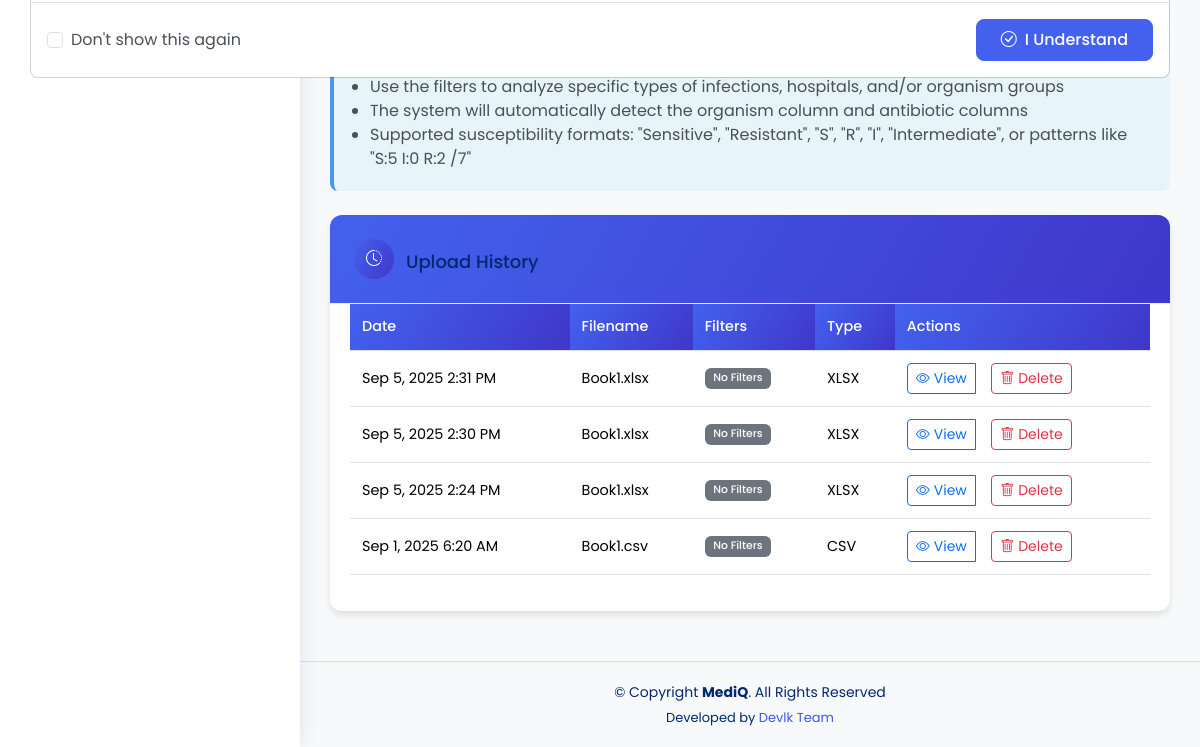
/super-admin/index.php (signed in, lower part), run on an earlier commit of the app's database.
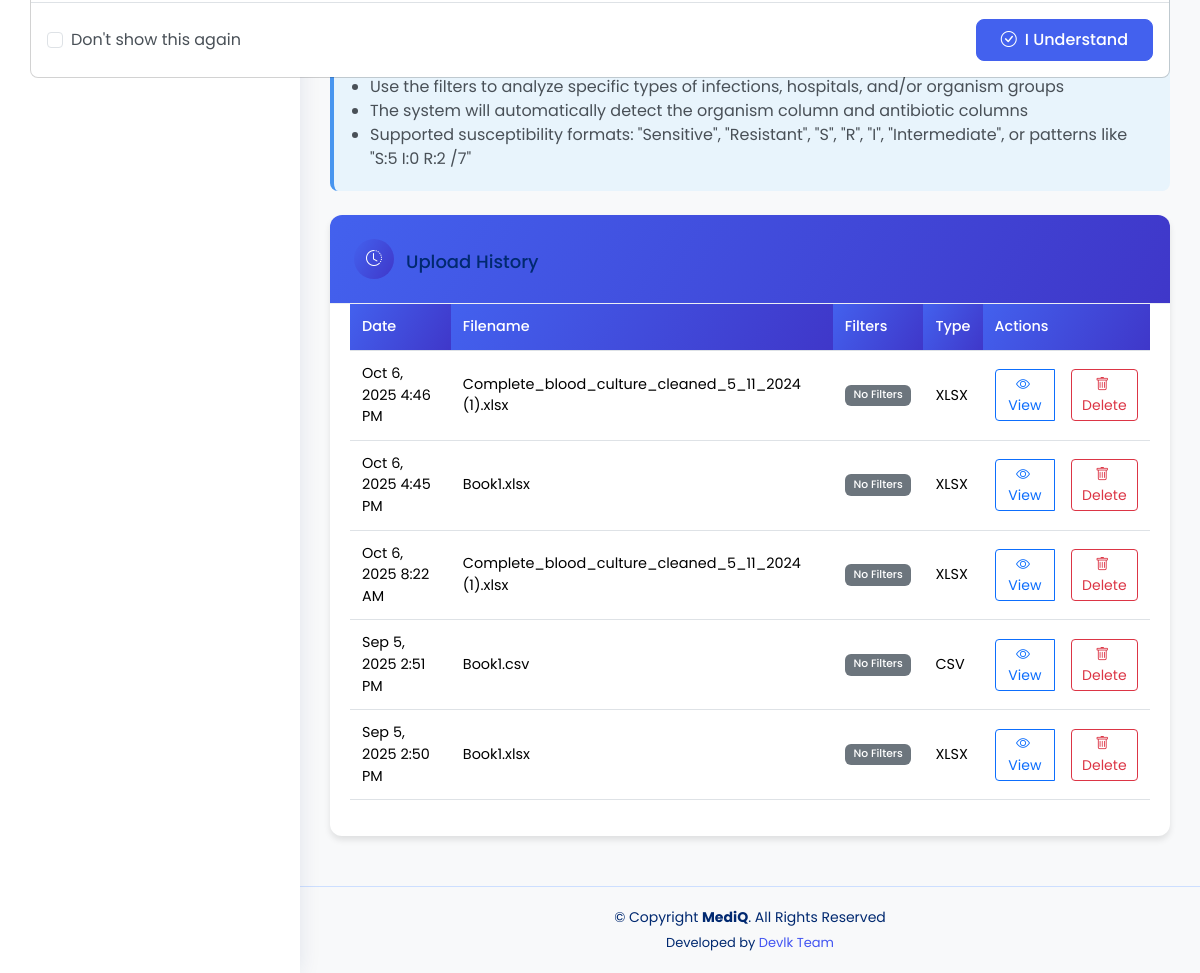
And on a later commit of the database.
### tables this page shows
CREATE TABLE `antibiogram_reports` (
  `id` int(11) NOT NULL,
  `admin_id` int(11) NOT NULL,
  `original_filename` varchar(255) DEFAULT NULL,
  `file_path` varchar(500) DEFAULT NULL,
  `pasted_data` text DEFAULT NULL,
  `upload_date` timestamp NOT NULL DEFAULT current_timestamp()
);

### super-admin/index.php (the view, shortened to what the changed rows need)
<?php
require_once '../includes/db-conn.php';
$user_id = $_SESSION['admin_id'];
$create_tables_sql = "
CREATE TABLE IF NOT EXISTS antibiogram_reports (
    id INT AUTO_INCREMENT PRIMARY KEY,
    admin_id INT NOT NULL,
    original_filename VARCHAR(255) NULL,
    file_path VARCHAR(500) NULL,
    pasted_data TEXT NULL,
    infection_type_filter VARCHAR(50) NULL,
    hospital_filter VARCHAR(100) NULL,
    organism_group_filter VARCHAR(100) NULL,
    upload_date TIMESTAMP DEFAULT CURRENT_TIMESTAMP,
    FOREIGN KEY (admin_id) REFERENCES admins(id) ON DELETE CASCADE
);
CREATE TABLE IF NOT EXISTS antibiogram_data (
    id INT AUTO_INCREMENT PRIMARY KEY,
    report_id INT NOT NULL,
    organism VARCHAR(255) NOT NULL,
    antibiotic VARCHAR(255) NOT NULL,
    tested_count INT NOT NULL,
    susceptible_count INT NOT NULL,
    percentage FLOAT NULL,
    FOREIGN KEY (report_id) REFERENCES antibiogram_reports(id) ON DELETE CASCADE
);
";
$conn->multi_query($create_tables_sql);
function get_report_history($conn, $user_id) {
    $stmt = $conn->prepare("SELECT id, original_filename, file_path, upload_date, infection_type_filter, hospital_filter, organism_group_filter FROM antibiogram_reports WHERE admin_id = ? ORDER BY upload_date DESC");
    $stmt->bind_param("i", $user_id);
    $stmt->execute();
    $result = $stmt->get_result();
    $reports = $result->fetch_all(MYSQLI_ASSOC);
    return $reports;
}
$report_history = get_report_history($conn, $user_id);
?>
<!DOCTYPE html>
<html lang="en">
<head>
    <link href="https://cdn.jsdelivr.net/npm/bootstrap@5.3.0/dist/css/bootstrap.min.css" rel="stylesheet">
    <link rel="stylesheet" href="https://cdn.jsdelivr.net/npm/bootstrap-icons@1.10.0/font/bootstrap-icons.css">
    <?php include_once("../includes/css-links-inc.php"); ?>
</head>
<body>
    <main id="main" class="main">
        <section class="section">
            <div class="row">
                <div class="col-lg-12">
                    <div class="card mt-4">
                        <div class="card-body">
                            <?php if (!empty($report_history)): ?>
                            <div class="table-responsive">
                                <table class="table table-hover history-table">
                                    <thead>
                                        <tr>
                                            <th>Date</th>
                                            <th>Filename</th>
                                            <th>Filters</th>
                                            <th>Type</th>
                                            <th>Actions</th>
                                        </tr>
                                    </thead>
                                    <tbody>
                                        <?php foreach ($report_history as $report): ?>
                                        <tr>
                                            <td><?php echo date('M j, Y g:i A', strtotime($report['upload_date'])); ?></td>
                                            <td>
                                                <?php if ($report['original_filename']): ?>
                                                <?php echo htmlspecialchars($report['original_filename']); ?>
                                                <?php else: ?>
                                                <em>Pasted Data</em>
                                                <?php endif; ?>
                                            </td>
                                            <td>
                                                <div class="d-flex flex-wrap gap-1">
                                                    <?php if (($report['infection_type_filter'] === 'all' || !$report['infection_type_filter']) && ($report['hospital_filter'] === 'all' || !$report['hospital_filter']) && ($report['organism_group_filter'] === 'all' || !$report['organism_group_filter'])): ?>
                                                    <span class="badge bg-secondary">No Filters</span>
                                                    <?php endif; ?>
                                                </div>
                                            </td>
                                            <td>
                                                <?php if ($report['file_path']): ?>
                                                    <?php
                                                    $ext = pathinfo($report['original_filename'], PATHINFO_EXTENSION);
                                                    echo strtoupper($ext);
                                                    ?>
                                                <?php else: ?>
                                                    Text
                                                <?php endif; ?>
                                            </td>
                                            <td>
                                                <div class="btn-group" role="group">
                                                    <a href="?view_report=<?php echo $report['id']; ?>" class="btn btn-sm btn-outline-primary">
                                                        <i class="bi bi-eye me-1"></i>View
                                                    </a>    &nbsp;&nbsp;&nbsp;&nbsp;
                                                    <form class="delete-form" method="post" onsubmit="return confirm('Are you sure you want to delete this report? This action cannot be undone.');">
                                                        <button type="submit" name="delete_report" class="btn btn-sm btn-outline-danger">
                                                            <i class="bi bi-trash me-1"></i>Delete
                                                        </button>
                                                    </form>
                                                </div>
                                            </td>
                                        </tr>
                                        <?php endforeach; ?>
                                    </tbody>
                                </table>
                            </div>
                            <?php endif; ?>
                        </div>
                    </div>
                </div>
            </div>
        </section>
    </main>
</body>
</html>

What changed in the data, as far as the page shows it:
removed antibiogram_reports: upload_date "Sep 5, 2025 2:31 PM", original_filename "Book1.xlsx", shows "No Filters", original_filename "XLSX"
removed antibiogram_reports: upload_date "Sep 5, 2025 2:30 PM", original_filename "Book1.xlsx", shows "No Filters", original_filename "XLSX"
removed antibiogram_reports: upload_date "Sep 5, 2025 2:24 PM", original_filename "Book1.xlsx", shows "No Filters", original_filename "XLSX"
removed antibiogram_reports: upload_date "Sep 1, 2025 6:20 AM", original_filename "Book1.csv", shows "No Filters", original_filename "CSV"
added antibiogram_reports: upload_date "Oct 6, 2025 4:46 PM", original_filename "Complete_blood_culture_cleaned_5_11_2024 (1).xlsx", shows "No Filters", original_filename "XLSX"
added antibiogram_reports: upload_date "Oct 6, 2025 4:45 PM", original_filename "Book1.xlsx", shows "No Filters", original_filename "XLSX"
added antibiogram_reports: upload_date "Oct 6, 2025 8:22 AM", original_filename "Complete_blood_culture_cleaned_5_11_2024 (1).xlsx", shows "No Filters", original_filename "XLSX"
added antibiogram_reports: upload_date "Sep 5, 2025 2:51 PM", original_filename "Book1.csv", shows "No Filters", original_filename "CSV"
added antibiogram_reports: upload_date "Sep 5, 2025 2:50 PM", original_filename "Book1.xlsx", shows "No Filters", original_filename "XLSX"
